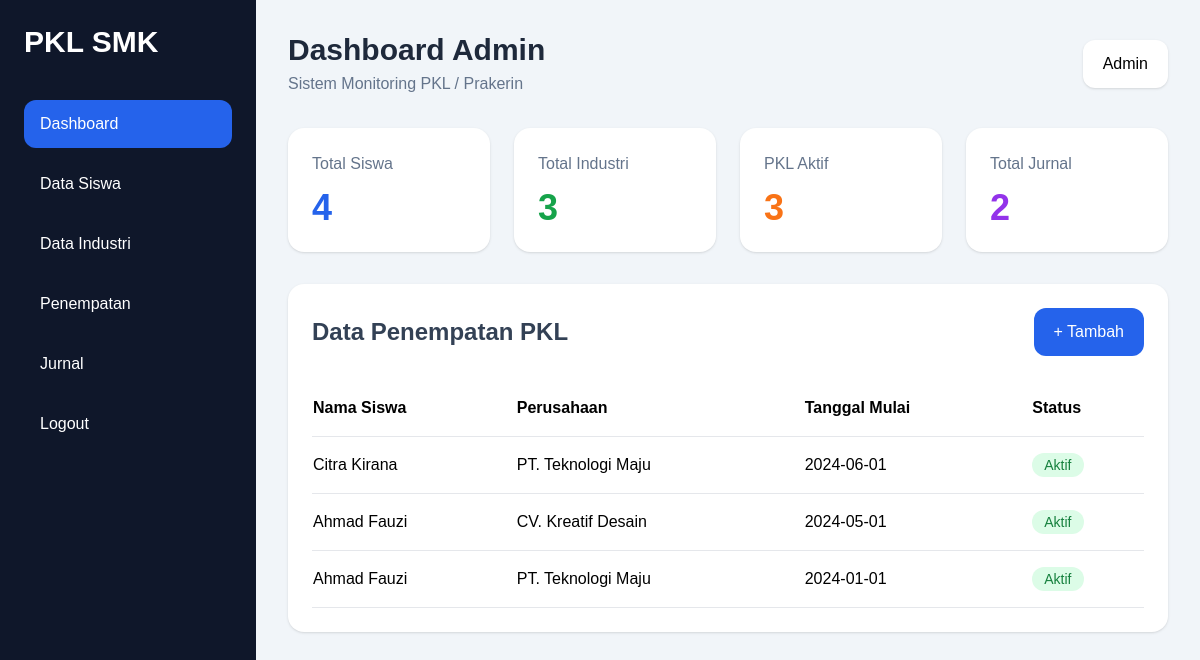
Page /dashboard.php on the committed database.
### tables this page shows
CREATE TABLE `penempatan` (
  `id_penempatan` int NOT NULL,
  `nis` char(10) DEFAULT NULL,
  `id_industri` int DEFAULT NULL,
  `tanggal_mulai` date DEFAULT NULL,
  `tanggal_selesai` date DEFAULT NULL,
  `status` enum('Aktif','Selesai','Batal') DEFAULT 'Aktif'
);

CREATE TABLE `siswa` (
  `nis` char(10) NOT NULL,
  `nama_siswa` varchar(100) NOT NULL,
  `kelas` varchar(10) DEFAULT NULL,
  `jurusan` varchar(50) DEFAULT NULL,
  `no_hp` varchar(15) DEFAULT NULL
);

CREATE TABLE `industri` (
  `id_industri` int NOT NULL,
  `nama_perusahaan` varchar(100) NOT NULL,
  `alamat` text,
  `bidang_usaha` varchar(50) DEFAULT NULL,
  `pembimbing_lapangan` varchar(50) DEFAULT NULL
);

### dashboard.php (the view, shortened to what this page needs)
<?php
include 'koneksi.php';
$total_siswa = mysqli_num_rows(mysqli_query($conn, "SELECT * FROM siswa"));
$total_industri = mysqli_num_rows(mysqli_query($conn, "SELECT * FROM industri"));
$total_penempatan = mysqli_num_rows(mysqli_query($conn, "SELECT * FROM penempatan WHERE status='Aktif'"));
$total_jurnal = mysqli_num_rows(mysqli_query($conn, "SELECT * FROM jurnal"));
?>
<!DOCTYPE html>
<html lang="id">
<head>
    <script src="https://cdn.tailwindcss.com"></script>
</head>
<body class="bg-slate-100">
<div class="flex min-h-screen">
    <aside class="w-64 bg-slate-900 text-white p-6">
        <h1 class="text-3xl font-bold mb-10">
            PKL SMK
        </h1>
        <nav class="space-y-3">
            <a href="dashboard.php"
               class="block bg-blue-600 px-4 py-3 rounded-xl">
                Dashboard
            </a>
            <a href="siswa/index.php"
               class="block hover:bg-slate-800 px-4 py-3 rounded-xl transition">
                Data Siswa
            </a>
            <a href="industri/index.php"
               class="block hover:bg-slate-800 px-4 py-3 rounded-xl transition">
                Data Industri
            </a>
            <a href="penempatan/index.php"
               class="block hover:bg-slate-800 px-4 py-3 rounded-xl transition">
                Penempatan
            </a>
            <a href="jurnal/index.php"
               class="block hover:bg-slate-800 px-4 py-3 rounded-xl transition">
                Jurnal
            </a>
            <a href="logout.php"
               class="block hover:bg-red-600 px-4 py-3 rounded-xl transition">
                Logout
            </a>
        </nav>
    </aside>
    <main class="flex-1 p-8">
        <div class="flex justify-between items-center mb-8">
            <div>
                <h2 class="text-3xl font-bold text-slate-800">
                    Dashboard Admin
                </h2>
                <p class="text-slate-500 mt-1">
                    Sistem Monitoring PKL / Prakerin
                </p>
            </div>
            <div class="bg-white px-5 py-3 rounded-xl shadow">
                Admin
            </div>
        </div>
        <div class="grid grid-cols-1 md:grid-cols-2 lg:grid-cols-4 gap-6 mb-8">
            <div class="bg-white p-6 rounded-2xl shadow">
                <p class="text-slate-500">
                    Total Siswa
                </p>
                <h3 class="text-4xl font-bold mt-3 text-blue-600">
                    <?= $total_siswa; ?>
                </h3>
            </div>
            <div class="bg-white p-6 rounded-2xl shadow">
                <p class="text-slate-500">
                    Total Industri
                </p>
                <h3 class="text-4xl font-bold mt-3 text-green-600">
                    <?= $total_industri; ?>
                </h3>
            </div>
            <div class="bg-white p-6 rounded-2xl shadow">
                <p class="text-slate-500">
                    PKL Aktif
                </p>
                <h3 class="text-4xl font-bold mt-3 text-orange-500">
                    <?= $total_penempatan; ?>
                </h3>
            </div>
            <div class="bg-white p-6 rounded-2xl shadow">
                <p class="text-slate-500">
                    Total Jurnal
                </p>
                <h3 class="text-4xl font-bold mt-3 text-purple-600">
                    <?= $total_jurnal; ?>
                </h3>
            </div>
        </div>
        <div class="bg-white rounded-2xl shadow p-6">
            <div class="flex justify-between items-center mb-6">
                <h3 class="text-2xl font-bold text-slate-700">
                    Data Penempatan PKL
                </h3>
                <a href="penempatan/tambah.php"
                   class="bg-blue-600 hover:bg-blue-700 text-white px-5 py-3 rounded-xl">
                    + Tambah
                </a>
            </div>
            <div class="overflow-x-auto">
                <table class="w-full text-left">
                    <thead>
                        <tr class="border-b">
                            <th class="py-4">Nama Siswa</th>
                            <th>Perusahaan</th>
                            <th>Tanggal Mulai</th>
                            <th>Status</th>
                        </tr>
                    </thead>
                    <tbody>
                    <?php
                    $query = mysqli_query($conn, "
                        SELECT
                            siswa.nama_siswa,
                            industri.nama_perusahaan,
                            penempatan.tanggal_mulai,
                            penempatan.status
                        FROM penempatan
                        JOIN siswa
                            ON penempatan.nis = siswa.nis
                        JOIN industri
                            ON penempatan.id_industri = industri.id_industri
                        ORDER BY penempatan.id_penempatan DESC
                    ");
                    while($data = mysqli_fetch_assoc($query)) :
                    ?>
                        <tr class="border-b hover:bg-slate-50">
                            <td class="py-4">
                                <?= $data['nama_siswa']; ?>
                            </td>
                            <td>
                                <?= $data['nama_perusahaan']; ?>
                            </td>
                            <td>
                                <?= $data['tanggal_mulai']; ?>
                            </td>
                            <td>
                                <?php if($data['status'] == 'Aktif') : ?>
                                    <span class="bg-green-100 text-green-700 px-3 py-1 rounded-full text-sm">
                                        Aktif
                                    </span>
                                <?php elseif($data['status'] == 'Selesai') : ?>
                                    <span class="bg-blue-100 text-blue-700 px-3 py-1 rounded-full text-sm">
                                        Selesai
                                    </span>
                                <?php else : ?>
                                    <span class="bg-red-100 text-red-700 px-3 py-1 rounded-full text-sm">
                                        Batal
                                    </span>
                                <?php endif; ?>
                            </td>
                        </tr>
                    <?php endwhile; ?>
                    </tbody>
                </table>
            </div>
        </div>
    </main>
</div>
</body>
</html>

### dashboard.php (style rules this page uses)
body { font-family: 'Poppins', sans-serif; }

### rows in the picture
penempatan: nis.nama_siswa "Citra Kirana", id_industri.nama_perusahaan "PT. Teknologi Maju", tanggal_mulai "2024-06-01", status "Aktif"
penempatan: nis.nama_siswa "Ahmad Fauzi", id_industri.nama_perusahaan "CV. Kreatif Desain", tanggal_mulai "2024-05-01", status "Aktif"
penempatan: nis.nama_siswa "Ahmad Fauzi", id_industri.nama_perusahaan "PT. Teknologi Maju", tanggal_mulai "2024-01-01", status "Aktif"

### other values in the picture
$total_siswa "4"
$total_industri "3"
$total_penempatan "3"
$total_jurnal "2"
